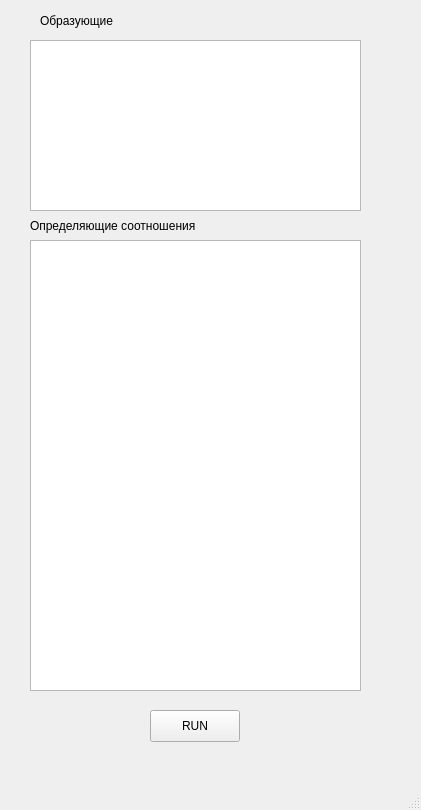
<?xml version="1.0" encoding="UTF-8"?>
<ui version="4.0">
 <class>MainWindow</class>
 <widget class="QMainWindow" name="MainWindow">
  <property name="geometry">
   <rect>
    <x>0</x>
    <y>0</y>
    <width>421</width>
    <height>810</height>
   </rect>
  </property>
  <property name="windowTitle">
   <string>MainWindow</string>
  </property>
  <widget class="QWidget" name="centralwidget">
   <widget class="QPushButton" name="pushButton">
    <property name="geometry">
     <rect>
      <x>150</x>
      <y>710</y>
      <width>90</width>
      <height>32</height>
     </rect>
    </property>
    <property name="text">
     <string>RUN</string>
    </property>
   </widget>
   <widget class="QTextEdit" name="textEdit">
    <property name="geometry">
     <rect>
      <x>30</x>
      <y>40</y>
      <width>331</width>
      <height>171</height>
     </rect>
    </property>
   </widget>
   <widget class="QTextEdit" name="textEdit_2">
    <property name="geometry">
     <rect>
      <x>30</x>
      <y>240</y>
      <width>331</width>
      <height>451</height>
     </rect>
    </property>
   </widget>
   <widget class="QLabel" name="label">
    <property name="geometry">
     <rect>
      <x>40</x>
      <y>10</y>
      <width>91</width>
      <height>21</height>
     </rect>
    </property>
    <property name="text">
     <string>Образующие </string>
    </property>
   </widget>
   <widget class="QLabel" name="label_2">
    <property name="geometry">
     <rect>
      <x>30</x>
      <y>210</y>
      <width>221</width>
      <height>31</height>
     </rect>
    </property>
    <property name="text">
     <string>Определяющие соотношения</string>
    </property>
   </widget>
  </widget>
  <widget class="QMenuBar" name="menubar">
   <property name="geometry">
    <rect>
     <x>0</x>
     <y>0</y>
     <width>421</width>
     <height>28</height>
    </rect>
   </property>
  </widget>
  <widget class="QStatusBar" name="statusbar"/>
 </widget>
 <resources/>
 <connections/>
</ui>
